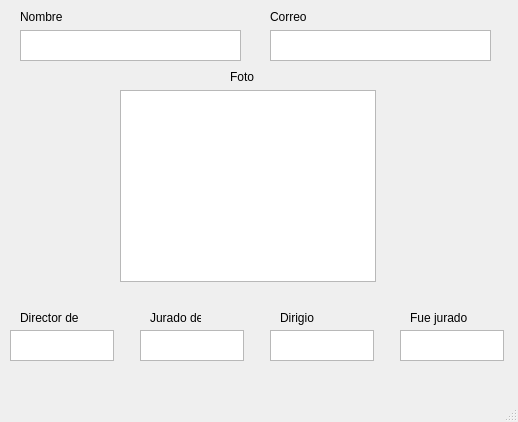
<?xml version="1.0" encoding="UTF-8"?>
<ui version="4.0">
 <class>MainWindow</class>
 <widget class="QMainWindow" name="MainWindow">
  <property name="geometry">
   <rect>
    <x>0</x>
    <y>0</y>
    <width>518</width>
    <height>422</height>
   </rect>
  </property>
  <property name="windowTitle">
   <string>MainWindow</string>
  </property>
  <widget class="QWidget" name="centralwidget">
   <widget class="QLabel" name="label">
    <property name="geometry">
     <rect>
      <x>20</x>
      <y>10</y>
      <width>47</width>
      <height>13</height>
     </rect>
    </property>
    <property name="text">
     <string>Nombre</string>
    </property>
   </widget>
   <widget class="QLabel" name="label_2">
    <property name="geometry">
     <rect>
      <x>230</x>
      <y>70</y>
      <width>47</width>
      <height>13</height>
     </rect>
    </property>
    <property name="text">
     <string>Foto</string>
    </property>
   </widget>
   <widget class="QTextBrowser" name="textBrowser_2">
    <property name="geometry">
     <rect>
      <x>120</x>
      <y>90</y>
      <width>256</width>
      <height>192</height>
     </rect>
    </property>
   </widget>
   <widget class="QLabel" name="label_3">
    <property name="geometry">
     <rect>
      <x>270</x>
      <y>10</y>
      <width>47</width>
      <height>13</height>
     </rect>
    </property>
    <property name="text">
     <string>Correo</string>
    </property>
   </widget>
   <widget class="QTextEdit" name="textEdit">
    <property name="geometry">
     <rect>
      <x>10</x>
      <y>330</y>
      <width>104</width>
      <height>31</height>
     </rect>
    </property>
   </widget>
   <widget class="QTextEdit" name="textEdit_2">
    <property name="geometry">
     <rect>
      <x>140</x>
      <y>330</y>
      <width>104</width>
      <height>31</height>
     </rect>
    </property>
   </widget>
   <widget class="QTextEdit" name="textEdit_3">
    <property name="geometry">
     <rect>
      <x>270</x>
      <y>330</y>
      <width>104</width>
      <height>31</height>
     </rect>
    </property>
   </widget>
   <widget class="QTextEdit" name="textEdit_4">
    <property name="geometry">
     <rect>
      <x>400</x>
      <y>330</y>
      <width>104</width>
      <height>31</height>
     </rect>
    </property>
   </widget>
   <widget class="QLabel" name="label_4">
    <property name="geometry">
     <rect>
      <x>20</x>
      <y>310</y>
      <width>71</width>
      <height>16</height>
     </rect>
    </property>
    <property name="text">
     <string>Director de</string>
    </property>
   </widget>
   <widget class="QLabel" name="label_5">
    <property name="geometry">
     <rect>
      <x>150</x>
      <y>310</y>
      <width>51</width>
      <height>16</height>
     </rect>
    </property>
    <property name="text">
     <string>Jurado de</string>
    </property>
   </widget>
   <widget class="QLabel" name="label_6">
    <property name="geometry">
     <rect>
      <x>280</x>
      <y>310</y>
      <width>71</width>
      <height>16</height>
     </rect>
    </property>
    <property name="text">
     <string>Dirigio </string>
    </property>
   </widget>
   <widget class="QLabel" name="label_7">
    <property name="geometry">
     <rect>
      <x>410</x>
      <y>310</y>
      <width>71</width>
      <height>16</height>
     </rect>
    </property>
    <property name="text">
     <string>Fue jurado</string>
    </property>
   </widget>
   <widget class="QTextEdit" name="textEdit_5">
    <property name="geometry">
     <rect>
      <x>20</x>
      <y>30</y>
      <width>221</width>
      <height>31</height>
     </rect>
    </property>
   </widget>
   <widget class="QTextEdit" name="textEdit_6">
    <property name="geometry">
     <rect>
      <x>270</x>
      <y>30</y>
      <width>221</width>
      <height>31</height>
     </rect>
    </property>
   </widget>
  </widget>
  <widget class="QMenuBar" name="menubar">
   <property name="geometry">
    <rect>
     <x>0</x>
     <y>0</y>
     <width>518</width>
     <height>21</height>
    </rect>
   </property>
  </widget>
  <widget class="QStatusBar" name="statusbar"/>
 </widget>
 <resources/>
 <connections/>
</ui>
